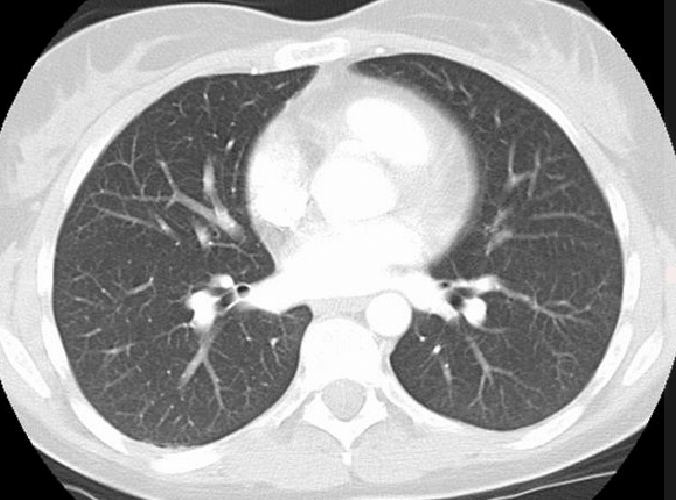
#> input picture CT_lungs.png, 676 x 500 px
$ jupyter execute Canny.ipynb
#> lines starting #> are read from the running program, lines starting #| are printed output that depends on the picture
[cell 1]
import numpy as np
from scipy import ndimage
from skimage import color, io
import time
import matplotlib.pyplot as plt
from skimage import measure
from skimage import feature
import scipy.signal as signal
import scipy.ndimage as nd

[cell 2]
#Normalizacja
def normalize(image):
    return (image - np.min(image))/(np.max(image) - np.min(image))

#Filtr gaussaa
def gaussian_smoothing(image, sigma):
  return nd.gaussian_filter(image, sigma)

#Obliczanie magnitudy oraz kątu gradientów
def magnitude_angle(image):
    x_mask = np.array([[-1, 0, 1],
                       [-2, 0, 2],
                       [-1, 0, 1]])
    y_mask = np.array([[1, 2, 1],
                       [0, 0, 0],
                       [-1, -2, -1]])

    #Obliczanie gradnietów x i y za pomocą maski sobela
    grad_x = ndimage.filters.convolve(image, x_mask)
    grad_y = ndimage.filters.convolve(image, y_mask)

    #Magnituda
    mag = np.sqrt(grad_x**2 + grad_y**2)
    #Kąt
    ang = np.arctan2(grad_y, grad_x)

    return mag,ang


def non_max_suppression(image, angle):
    #Tworzymy pustą tablice i w gradiencie kątów wartości ujemny przesuwanmy o 180 stopni
    nms = np.zeros(image.shape)
    angle[angle < 0] += np.pi

    #Sprawdzamy czy w konkretnych pixelach wartości kątów są zawarte w niżej zadanych przedziałach
    #Jeśli tak to zapisujemy wartości obok, w zależności od ich kąta
    for i in range(1,image.shape[0]-1):
        for j in range(1,image.shape[1]-1):
              tmp1 = 1
              tmp2 = 1

              #0 stopni
              if (0 <= angle[i,j] < np.pi/8) or (np.pi - np.pi/8 <= angle[i,j] <= np.pi):
                tmp1 = image[i, j+1]
                tmp2 = image[i, j-1]
              #45 stopni
              elif (np.pi/8 <= angle[i,j] < np.pi/4 + np.pi/8):
                tmp1 = image[i+1, j-1]
                tmp2 = image[i-1, j+1]
              #90 stopni
              elif (np.pi/4 + np.pi/8 <= angle[i,j] < np.pi/2 + np.pi/8):
                tmp1 = image[i+1, j]
                tmp2 = image[i-1, j]
              #135 stopni
              elif (np.pi/2 + np.pi/8 <= angle[i,j] < np.pi - np.pi/8):
                tmp1 = image[i-1, j-1]
                tmp2 = image[i+1, j+1]

              #Jeśli wartości "sąsiedzkie" są większe od aktualnego pixela to dopisujemy do brzegów
              if (image[i,j] >= tmp1) and (image[i,j] >= tmp2):
                  nms[i,j] = image[i,j]

    return nms

#Tworzenie dwóch masek na podstawie progu Otsu
def double_threshold(image,tresh):

    #wysoki i niski treshold
    highThreshold = tresh
    lowThreshold = tresh*0.5

    res = np.zeros(image.shape)

    #wartości które przypiszemy do maski słabej i mocnej
    weak = 0.5
    strong = 1

    #miejsca gdzie obraz ma wartości większe od high treshold
    strongs = np.where(image >= highThreshold)
    #miejsca gdzie obraz ma wartości mniejsze od low treshold
    zeros = np.where(image < lowThreshold)

    #miejsca gdzie wartości znajdują się pomiędzy tamtymi tresholdami
    weaks = np.where((image <= highThreshold) & (image >= lowThreshold))

    #zapisujemy na obrazie słabe i mocne wartości
    res[strongs] = strong
    res[weaks] = weak

    return res, weak, strong


def hysteresis(image, weak, strong):
  #iterujemy przez cały obraz
    for i in range(1, image.shape[0]-1):
        for j in range(1, image.shape[1]-1):
          #sprawdzamy czy pixel ma wartość słabą
            if (image[i,j] == weak):
              for k in [-1,0,1]:
                for l in [-1,0,1]:
                  if k != 0 and l != 0:
                    #Jeśli ma to sprawdzamy czy w jego sąsiedztwie jest pixel o wartości silnej jeśli tak to dajmy mu wartosć 1
                    if image[i+k,j+l] == strong:
                        image[i, j] = 1
                    #Jeśli nie to zerujemy go
                    else:
                        image[i, j] = 0
    return image

def otsu_threshold(image,bins_no=256):

  #Tworzymy histogram i biny
  hist, bins = np.histogram(np.ndarray.flatten(image), bins=bins_no)

  #Obliczamy środki binów
  bin_mids = (bins[:-1] + bins[1:]) / 2.

  #Zliczamy ilości pixeli
  weight1 = np.cumsum(hist)
  weight2 = np.cumsum(hist[::-1])[::-1]

  #Zliczamy średnie
  mean1 = np.cumsum(hist * bin_mids) / weight1
  mean2 = (np.cumsum((hist * bin_mids)[::-1]) / weight2[::-1])[::-1]

  #obliczamy wariancję klas
  inter_class_variance = weight1[:-1] * weight2[1:] * (mean1[:-1] - mean2[1:]) ** 2

  # Maximize the inter_class_variance function val
  index_of_max_val = np.argmax(inter_class_variance)
  threshold = bin_mids[:-1][index_of_max_val]

  return threshold

[cell 3]
def canny(image, sigma=1):
    """
    1) Dokonaj filtracji obrazu filtrem Gaussa o zadanej sigmie
    2) Wyznacz przybliżenie gradientu (jego magnitude oraz kąt) za pomocą filtru Sobela
    3) Przeprowadź "non_maximum_supression" korzystając z magnitudy i kąta gradientu, wyznaczając tym samym potencjalnie krawędzie.
    4) Dokonaj podwójnego progowania potencjalnych krawędzi aby wyznaczyć krawędzie silne oraz krawędzie słabe.
    5) Przeprowadz histereze krawedzi.
    """
    image = normalize(image)
    copy = image.copy()
    smooth = gaussian_smoothing(image,sigma)
    mag,ang = magnitude_angle(smooth)
    nms = non_max_suppression(mag,ang)
    res, weak, strong = double_threshold(nms,otsu_threshold(copy))
    edges = hysteresis(res,weak,strong)

    return edges

[cell 4]
# [4 lines of commented-out code are left out]

image = color.rgb2gray(io.imread("CT_lungs.png"))
#> image: shape (500, 676) float64; min 0, max 1, mean 0.637

skimage_canny = feature.canny(image)
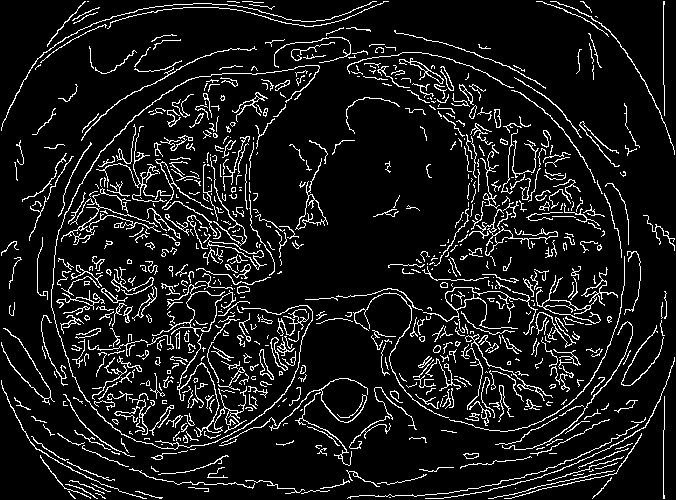
#> skimage_canny: shape (500, 676) bool; 9.5% white in thin lines or dots

plt.figure(dpi=200)
plt.subplot(1, 2, 1)
plt.imshow(image, cmap='gray')
plt.axis('off')
plt.subplot(1, 2, 2)
plt.imshow(skimage_canny, cmap='gray')
plt.axis('off')
plt.show()
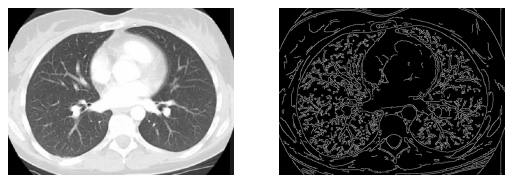
#> figure drawn by matplotlib, 2 panels

[cell 5]
my_canny = canny(image,0.5)
#> in magnitude_angle, `grad_x = ndimage.filters.convolve(image, x_mask)`:
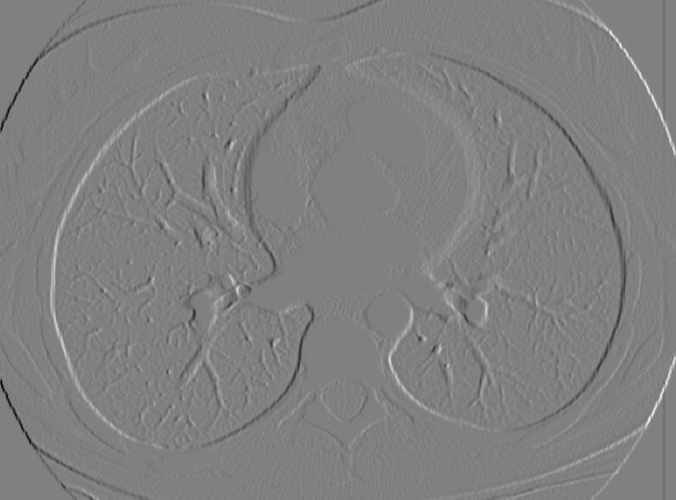
#> grad_x: shape (500, 676) float64; min -3.26, max 3.21, mean 0.000176; drawn with min black and max white
#> in magnitude_angle, `grad_y = ndimage.filters.convolve(image, y_mask)`:
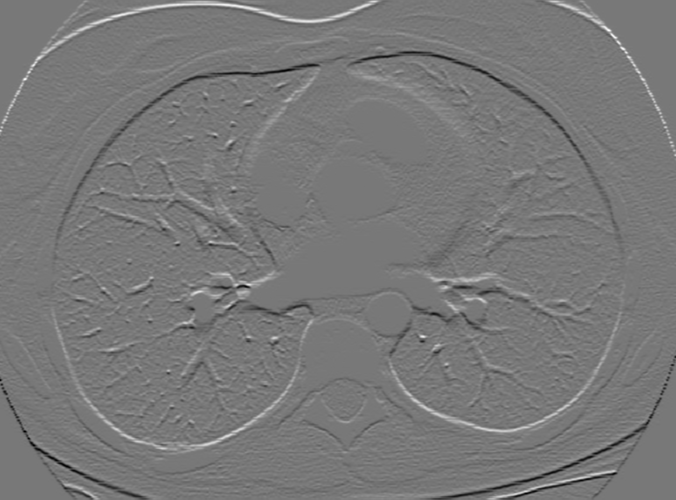
#> grad_y: shape (500, 676) float64; min -2.26, max 2.52, mean 0.00256; drawn with min black and max white
#> in magnitude_angle, `mag = np.sqrt(grad_x**2 + grad_y**2)`:
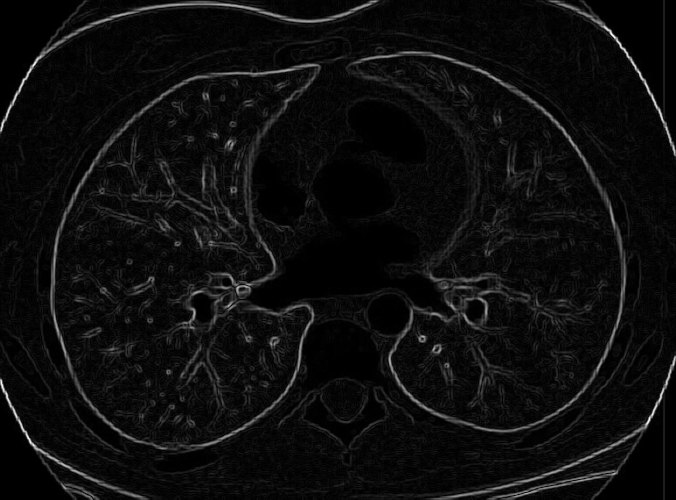
#> mag: shape (500, 676) float64; min 0, max 3.27, mean 0.179; drawn with min black and max white
#> in magnitude_angle, `ang = np.arctan2(grad_y, grad_x)`:
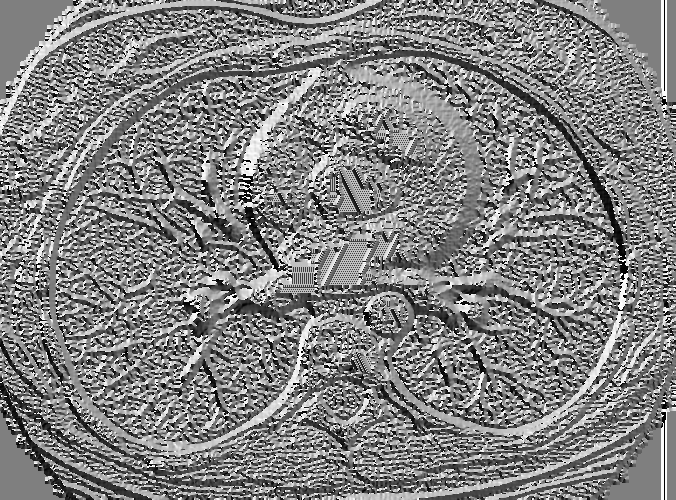
#> ang: shape (500, 676) float64; min -3.14, max 3.14, mean 0.0487; drawn with min black and max white
#> in non_max_suppression, `angle[angle < 0] += np.pi`:
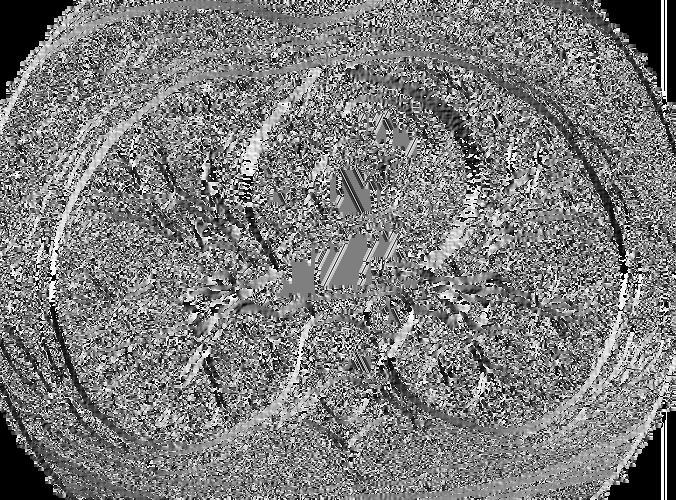
#> angle: shape (500, 676) float64; min 0, max 3.14, mean 1.52; drawn with min black and max white
#> after the loop in non_max_suppression, `for i in range(1,image.shape[0]-1):`:
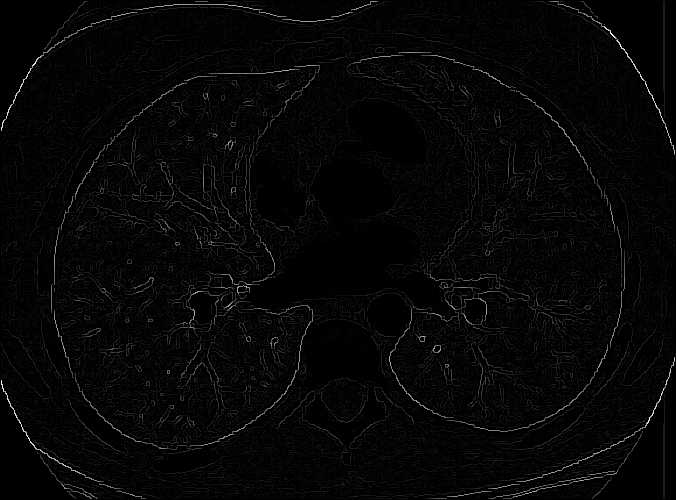
#> nms: shape (500, 676) float64; min 0, max 3.27, mean 0.0799; drawn with min black and max white
#> in otsu_threshold, `hist, bins = np.histogram(np.ndarray.flatten(image), bins=bins_no)`: hist = 256 values, max 22479 at index 253, min 0 at index 1, mean 1320.3; bins = 257 values from 0 to 1
#> in otsu_threshold, `bin_mids = (bins[:-1] + bins[1:]) / 2.`: bin_mids = 256 values from 0.00195 to 0.998
#> in otsu_threshold, `weight1 = np.cumsum(hist)`: weight1 = 256 values from 14727 to 338000
#> in otsu_threshold, `weight2 = np.cumsum(hist[::-1])[::-1]`: weight2 = 256 values, max 338000 at index 0, min 7634 at index 254, mean 215919.5
#> in otsu_threshold, `mean1 = np.cumsum(hist * bin_mids) / weight1`: mean1 = 256 values from 0.00195 to 0.637
#> in otsu_threshold, `mean2 = (np.cumsum((hist * bin_mids)[::-1]) / weight2[::-1])[::-1]`: mean2 = 256 values from 0.637 to 0.998
#> in otsu_threshold, `inter_class_variance = weight1[:-1] * weight2[1:] * (mean1[:-1] - mean..`: inter_class_variance = 255 values, max 8.86e+09 at index 153, min 344389329.7 at index 253, mean 5.58e+09
#> in otsu_threshold, `index_of_max_val = np.argmax(inter_class_variance)`: index_of_max_val = 153
#> in otsu_threshold, `threshold = bin_mids[:-1][index_of_max_val]`: threshold = 0.6
#> in double_threshold, `lowThreshold = tresh*0.5`: lowThreshold = 0.3
#> in double_threshold, `strongs = np.where(image >= highThreshold)`: strongs = 8202 positions, rows 1 to 498, columns 1 to 674
#> in double_threshold, `zeros = np.where(image < lowThreshold)`: zeros = 316477 positions, rows 0 to 499, columns 0 to 675
#> in double_threshold, `weaks = np.where((image <= highThreshold) & (image >= lowThreshold))`: weaks = 13321 positions, rows 1 to 498, columns 1 to 664
#> in canny, `res, weak, strong = double_threshold(nms,otsu_threshold(copy))`:
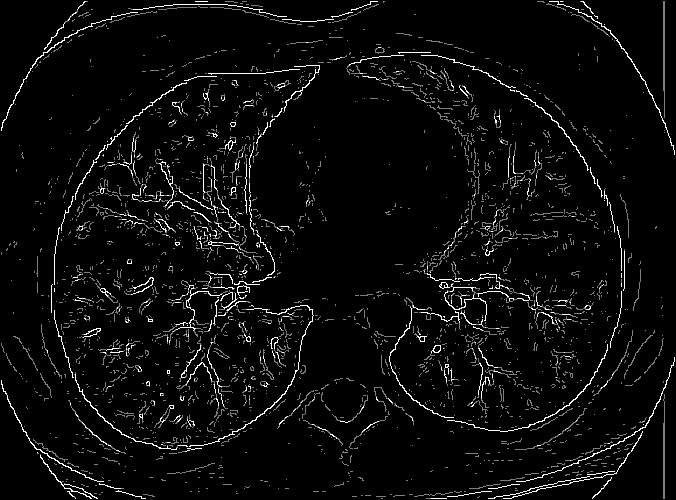
#> res: shape (500, 676) float64; min 0, max 1, mean 0.044
#> in canny, `res, weak, strong = double_threshold(nms,otsu_threshold(copy))`: weak = 0.5; strong = 1
#> after the loop in hysteresis, `for i in range(1, image.shape[0]-1):`:
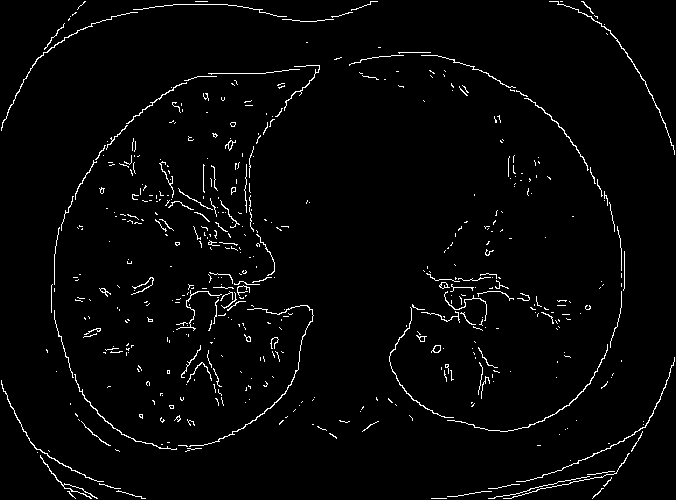
#> image: shape (500, 676) float64; values 0 (black) and 1 (white), 2.5% white in thin lines or dots

plt.figure(dpi=200)
plt.subplot(1, 2, 1)
plt.imshow(image, cmap='gray')
plt.axis('off')
plt.subplot(1, 2, 2)
plt.imshow(my_canny, cmap='gray')
plt.axis('off')
plt.show()

[cell 6]
image = normalize(image)
copy = image.copy()
smooth = gaussian_smoothing(image,0.5)

plt.figure(dpi=200)
plt.imshow(smooth, cmap='gray')
plt.title("Gaussian filter")
plt.axis('off')

[cell 7]
mag,ang = magnitude_angle(smooth)

plt.figure(dpi=200)
plt.subplot(1, 2, 1)
plt.imshow(mag, cmap='gray')
plt.title("Gradient Magnitude")
plt.axis('off')
plt.subplot(1, 2, 2)
plt.imshow(ang, cmap='gray')
plt.title("Angle Magnitude")
plt.axis('off')
plt.show()

[cell 8]
nms = non_max_suppression(mag,ang)

plt.figure(dpi=200)
plt.imshow(nms, cmap='gray')
plt.title("Non Maximum Supression")
plt.axis('off')

[cell 9]
res, weak, strong = double_threshold(nms,otsu_threshold(copy))
#> weak = 0.5; strong = 1


plt.figure(dpi=200)
plt.imshow(res, cmap='gray')
plt.title("Weak and Strong")
plt.axis('off')
plt.show()

[cell 10]
edges = hysteresis(res,weak,strong)
